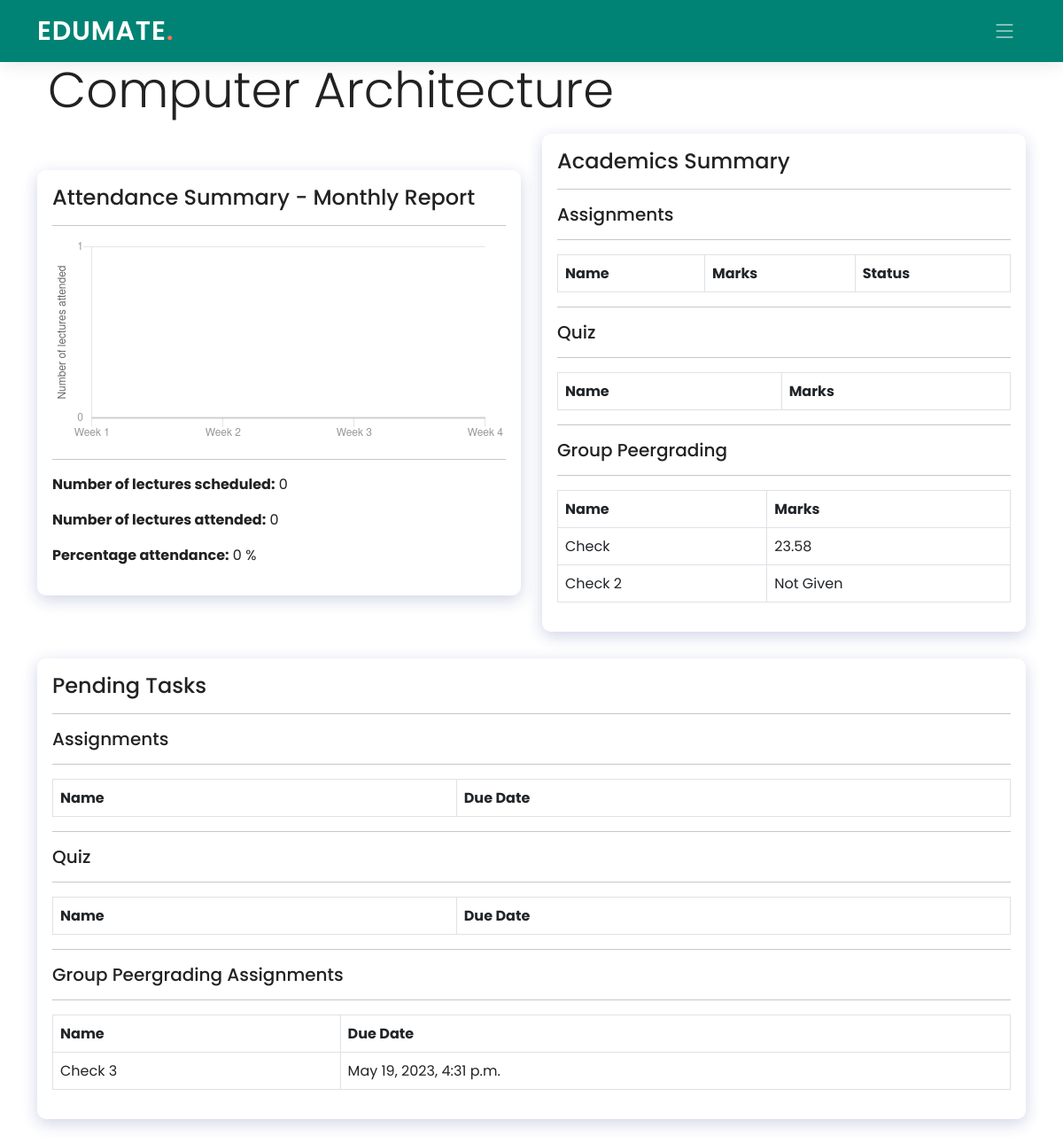
/student/1/classroom/8126O8/analytics/, run on an earlier commit of the app's database.
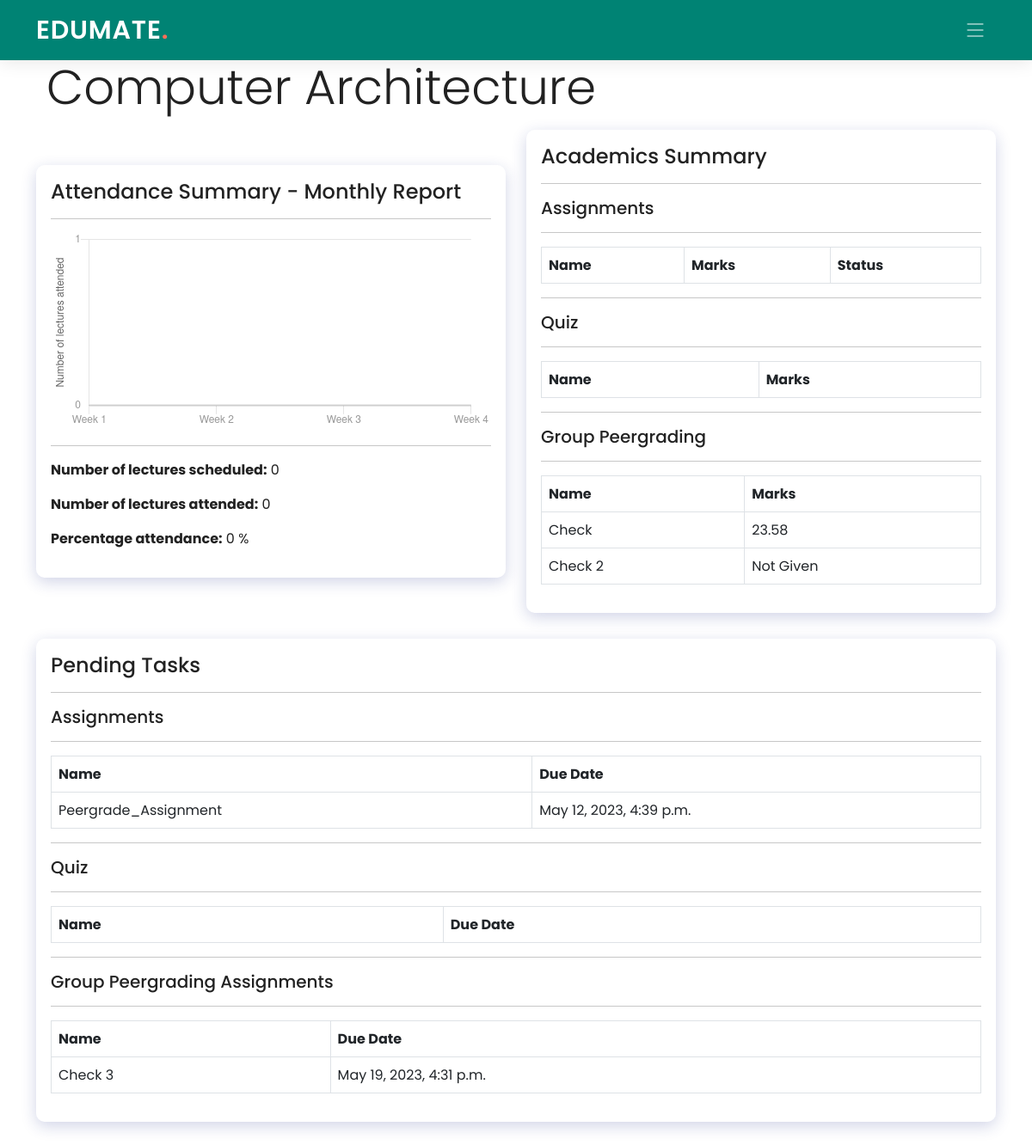
And on a later commit of the database.
### Teacher/models.py (models this page shows, shortened)
class Assignments(models.Model):
    assignment_id = models.AutoField(primary_key=True)
    assignment_name = models.CharField(max_length=40)
    assignment_description = models.CharField(max_length=100)
    class_code = models.ForeignKey(ClassTeachers, on_delete=models.CASCADE, blank=True, null=True)
    max_marks = models.FloatField(default=25)
    peer_grade = models.BooleanField(default=False)
    duedate =  models.DateTimeField(default=timezone.now)
    class Meta:
        db_table = "Assignments"

### Student/views.py (the view)
# urls.py: path('classroom/<pk2>/analytics/', views.analytics, name='analytics'),
def analytics(request, pk, pk2):
    class_info=ClassTeachers.objects.get(class_code=pk2)
    today = datetime.today()
    week1 = today + timedelta(days=-7)
    week1_data = Attendance.objects.filter(class_id=pk2, start_time__gte=week1)
    week2 = today + timedelta(days=-14)
    week2_data = Attendance.objects.filter(class_id=pk2, start_time__gte=week2, start_time__lte=week1)
    week3 = today + timedelta(days=-21)
    week3_data = Attendance.objects.filter(class_id=pk2, start_time__gte=week3, start_time__lte=week2)
    week4 = today + timedelta(days=-28)
    week4_data = Attendance.objects.filter(class_id=pk2, start_time__gte=week4, start_time__lte=week3)
    total_lecs=len(week1_data)+len(week2_data)+len(week3_data)+len(week4_data)
    final_data=[]
    count=0
    for i in week1_data:
        check=AttStud.objects.filter(att_id=i.att_id, stud_id=pk)
        if check:
            count=count+1
    final_data.append(count)
    count=0
    for i in week2_data:
        check=AttStud.objects.filter(att_id=i.att_id, stud_id=pk)
        if check:
            count=count+1
    final_data.append(count)
    count=0
    for i in week3_data:
        check=AttStud.objects.filter(att_id=i.att_id, stud_id=pk)
        if check:
            count=count+1
    final_data.append(count)
    count=0
    for i in week4_data:
        check=AttStud.objects.filter(att_id=i.att_id, stud_id=pk)
        if check:
            count=count+1
    final_data.append(count)
    perct=0
    if total_lecs!=0:
        perct=float(sum(final_data)/total_lecs)*100
    assignments=Assignments.objects.filter(class_code=pk2)
    academics=[]
    pending_assignments=[]
    for i in assignments:
        sub=SubmittedAssignments.objects.filter(assignment_id=i.assignment_id, stud_id=pk)
        temp_list=[]
        if len(sub):
            if sub[0].sub_date > i.duedate:
                temp_list=[i.assignment_name, sub[0].marks, i.max_marks, 'L']
            else:
                temp_list=[i.assignment_name, sub[0].marks, i.max_marks, 'O']
            if i.peer_grade:
                temp_list.append("P")
                per_g=Peergrade.objects.get(assignment_id=i.assignment_id)
                per_m=PeerAssigns.objects.filter(peergrade_id=per_g.peergrade_id, assigned_stud_id=pk)
                marks_list=[]
                for j in per_m:
                    if j.marks:
                        marks_list.append(j.marks)
                    else:
                        marks_list=[]
                        break
                if marks_list and sub[0].marks:
                    marks_list.append(4*sub[0].marks)
                    temp_list[1]=sum(marks_list)/(len(marks_list)+3)
                else:
                    temp_list[1]=""
            else:
                temp_list.append("NP")
            academics.append(temp_list)
        else:
            pending_assignments.append([i.assignment_name, i.duedate])
    quizzes=Quiz_marks.objects.filter(class_id=pk2, student=pk)
    marks_quiz=[]
    for i in quizzes:
        marks_quiz.append([i.quiz.quiz_name, i.total_marks])
    all_class_quizzes=Quiz.objects.filter(class_code=pk2)
    pending_quiz=[]
    for i in all_class_quizzes:
        temp=Quiz_marks.objects.filter(class_id=pk2, student=pk, quiz=i.id)
        if temp:
            continue
        else:
            pending_quiz.append([i.quiz_name, i.quiz_date])
    all_peers=Grouppeers.objects.filter(class_code=pk2)
    group_peer_grading=[]
    group_peer_marks=[]
    for i in all_peers:
        all_gs=PeerGroups.objects.filter(gro_id=i.gro_id)
        for j in all_gs:
            peer_m=Peermembers.objects.filter(pgro_id=j.group_id)
            if peer_m:
                created_peer=PeergradeGroups.objects.filter(assignment_id=i.gro_id)
                if created_peer:
                    created_peer=created_peer[0]
                    peer_assign=PeerAssignsGroups.objects.filter(peergrade_id=created_peer.peergrade_id, assigned_stud_id=pk)
                    all_marks=[]
                    for k in peer_assign:
                        if k.marks:
                            all_marks.append(k.marks)
                        else:
                            all_marks=[]
                            break
                    if all_marks and j.marksbyteacher:
                        print(all_marks, " . ", j.marksbyteacher)
                        group_peer_marks.append([i.gpeer_name, (sum(all_marks)+j.marksbyteacher*4)/(len(all_marks)+4)])
                    else:
                        group_peer_marks.append([i.gpeer_name, ""])
                if not j.submit_file:
                    group_peer_grading.append([i.gpeer_name, i.gpeer_due])
                break
    return render(request, 'Student/analytics.html', {'pk': pk, 'pk2': pk2, 'class_info': class_info, 'final_data': final_data, 'total_lecs': total_lecs, 'attended': sum(final_data), 'perct': perct, 'assign': academics, 'quiz': marks_quiz, 'pending_assignments': pending_assignments, 'pending_quiz': pending_quiz, 'group_peer_grading': group_peer_grading, 'group_peer_marks': group_peer_marks})

### Student/templates/Student/analytics.html (shortened to what the changed rows need)
{% extends './base_student.html' %}
{% load static %}
{% block styles %}
<link href="{% static 'Student/assets/css/assignment.css' %}" rel="stylesheet">
{% endblock styles %}
{% block navbar %}
<header id="header" class="header d-flex align-items-center">
  <div class="container-fluid container-xl d-flex align-items-center justify-content-between">
    <a href="#" class="logo d-flex align-items-center">
      <h1>EDUMATE<span>.</span></h1>
    </a>
  </div>
</header>
{% endblock navbar %}
{% block content %}
    <div class="container">
        <div class="jumbotron jumbotron-fluid" style="margin-top: 20px">
            <div class="container">
              <h1 class="display-4">{{class_info.class_name}}</h1>
            </div>
        </div>
        <div class="row" style="display: flex; align-items: center">
            <div class="col-sm-6">
              <div style="background: rgba( 255, 255, 255, 0.25 );
              box-shadow: 0 5px 18px 0 rgba(26, 38, 135, 0.20 );
              backdrop-filter: blur( 4px );
              -webkit-backdrop-filter: blur( 4px );
              border-radius: 10px;
              border: 1px solid rgba( 255, 255, 255, 0.18 );
              padding: 1rem; margin-bottom: 30px" >
              <table class="table table-bordered">
                <thead>
                    <tr>
                    <th scope="col">Name</th>
                    <th scope="col">Marks</th>
                    <th scope="col">Status</th>
                    </tr>
                </thead>
              </table>
              <table class="table table-bordered">
                <thead>
                    <tr>
                    <th scope="col">Name</th>
                    <th scope="col">Marks</th>
                    </tr>
                </thead>
              </table>
              <table class="table table-bordered">
                <thead>
                    <tr>
                    <th scope="col">Name</th>
                    <th scope="col">Marks</th>
                    </tr>
                </thead>
              </table>
              </div>
            </div>
            <div>
                <div style="background: rgba( 255, 255, 255, 0.25 );
                box-shadow: 0 5px 18px 0 rgba(26, 38, 135, 0.20 );
                backdrop-filter: blur( 4px );
                -webkit-backdrop-filter: blur( 4px );
                border-radius: 10px;
                border: 1px solid rgba( 255, 255, 255, 0.18 );
                padding: 1rem;" >
              <table class="table table-bordered">
                <thead>
                    <tr>
                    <th scope="col">Name</th>
                    <th scope="col">Due Date</th>
                    </tr>
                </thead>
                <tbody>
                    {% for i in pending_assignments %}
                    <tr>
                    <td>{{ i.0 }}</td>
                    <td>{{ i.1 }}</td>
                    </tr>
                {% endfor %}
                </tbody>
              </table>
              <table class="table table-bordered">
                <thead>
                    <tr>
                    <th scope="col">Name</th>
                    <th scope="col">Due Date</th>
                    </tr>
                </thead>
              </table>
              <table class="table table-bordered">
                <thead>
                    <tr>
                    <th scope="col">Name</th>
                    <th scope="col">Due Date</th>
                    </tr>
                </thead>
              </table>
                </div>
              </div>
        </div>
    </div>
{% endblock content %}

What changed in the data, as far as the page shows it:
added Assignments: assignment_name "Peergrade_Assignment", duedate "May 12, 2023, 4:39 p.m."
